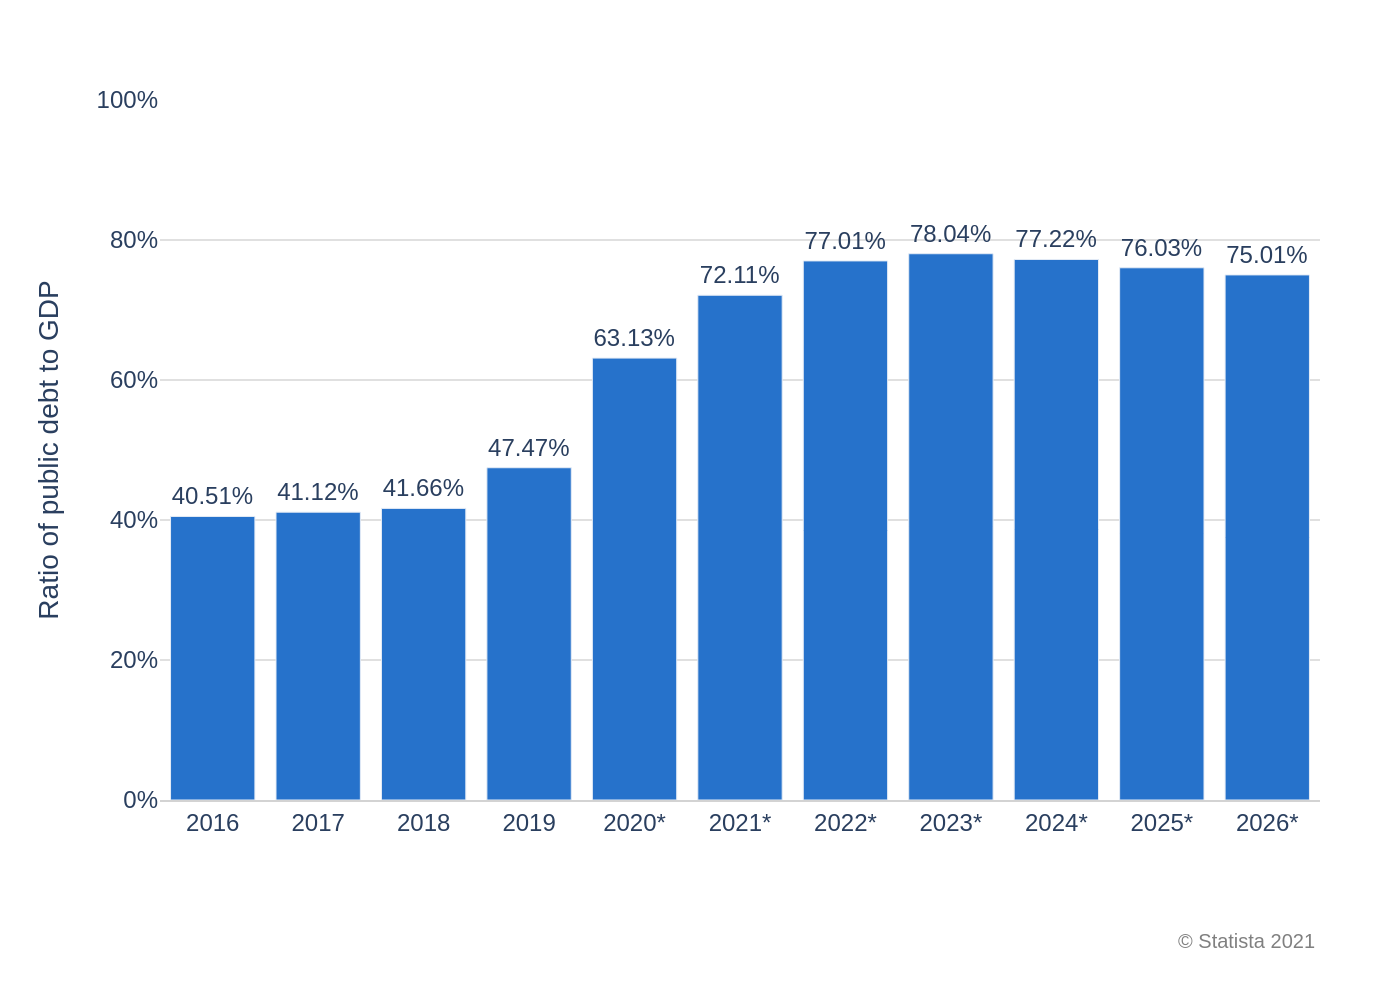

Write the Python code that produced this figure.
import sys
import json
import os
import plotly.graph_objects as go

if len(sys.argv) != 2:
    print("Usage: python create_chart.py <path_to_json_file>")
    sys.exit(1)

json_path = sys.argv[1]

try:
    with open(json_path, 'r', encoding='utf-8') as f:
        chart_info = json.load(f)
except FileNotFoundError:
    print(f"Error: JSON file not found at {json_path}")
    sys.exit(1)
except json.JSONDecodeError:
    print(f"Error: Could not decode JSON from {json_path}")
    sys.exit(1)

chart_data = chart_info['chart_data']
texts = chart_info['texts']
colors = chart_info['colors']

categories = [item['category'] for item in chart_data]
values = [item['value'] for item in chart_data]

fig = go.Figure()

fig.add_trace(go.Bar(
    x=categories,
    y=values,
    text=[f"{v:.2f}%" for v in values],
    textposition='outside',
    marker_color=colors[0],
    cliponaxis=False
))

title_text = texts.get('title', '') if texts.get('title') else ''
if texts.get('subtitle'):
    title_text += f"<br><sub>{texts['subtitle']}</sub>"

fig.update_layout(
    plot_bgcolor='white',
    paper_bgcolor='white',
    font=dict(family="Arial", size=12),
    margin=dict(l=80, r=40, t=50, b=100),
    showlegend=False,
    title=dict(
        text=title_text,
        x=0.05,
        xanchor='left'
    ),
    xaxis=dict(
        title_text=texts.get('x_axis_title'),
        showgrid=False,
        showline=True,
        linewidth=1,
        linecolor='lightgrey'
    ),
    yaxis=dict(
        title_text=texts.get('y_axis_title'),
        range=[0, 100],
        dtick=20,
        ticksuffix='%',
        gridcolor='#e0e0e0',
        zeroline=False,
        showline=False
    )
)

fig.add_annotation(
    text=texts.get('source'),
    align='right',
    showarrow=False,
    xref='paper',
    yref='paper',
    x=1.0,
    y=-0.18,
    xanchor='right',
    yanchor='top',
    font=dict(size=10, color='grey')
)

base_filename = os.path.splitext(os.path.basename(json_path))[0]
output_filename = f"{base_filename}.png"

fig.write_image(output_filename, scale=2)

print(f"Chart saved to {output_filename}")
